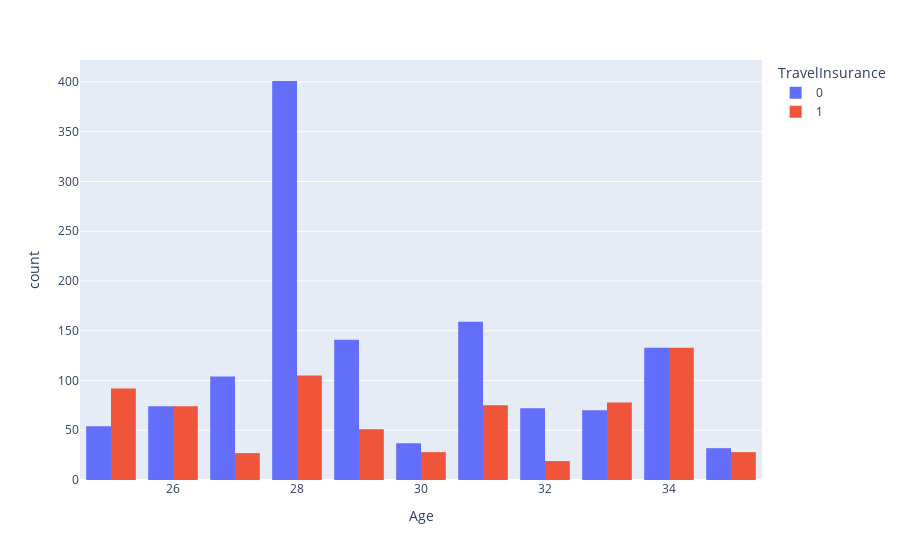

This figure's notebook cell:
### Code cell
# Graficamos la relación entre la variable de entrada y la de salida.
px.histogram(dataset, x='Age', color='TravelInsurance', barmode='group')

### Figure 1 — Plotly figure (JSON) as saved in the notebook; plotly's stock layout.template omitted (floating-point values rounded to 4 significant figures; data arrays with more than 128 entries replaced by an {"elided": "..."} marker saying what was removed)
{"data": [{"alignmentgroup": "True", "bingroup": "x", "hovertemplate": "TravelInsurance=0<br>Age=%{x}<br>count=%{y}<extra></extra>", "legendgroup": "0", "marker": {"color": "#636efa", "pattern": {"shape": ""}}, "name": "0", "offsetgroup": "0", "orientation": "v", "showlegend": true, "type": "histogram", "x": {"elided": "1277 int values"}, "xaxis": "x", "yaxis": "y"}, {"alignmentgroup": "True", "bingroup": "x", "hovertemplate": "TravelInsurance=1<br>Age=%{x}<br>count=%{y}<extra></extra>", "legendgroup": "1", "marker": {"color": "#EF553B", "pattern": {"shape": ""}}, "name": "1", "offsetgroup": "1", "orientation": "v", "showlegend": true, "type": "histogram", "x": {"elided": "710 int values"}, "xaxis": "x", "yaxis": "y"}], "layout": {"barmode": "group", "legend": {"title": {"text": "TravelInsurance"}, "tracegroupgap": 0}, "margin": {"t": 60}, "xaxis": {"anchor": "y", "domain": [0, 1], "title": {"text": "Age"}}, "yaxis": {"anchor": "x", "domain": [0, 1], "title": {"text": "count"}}}}
